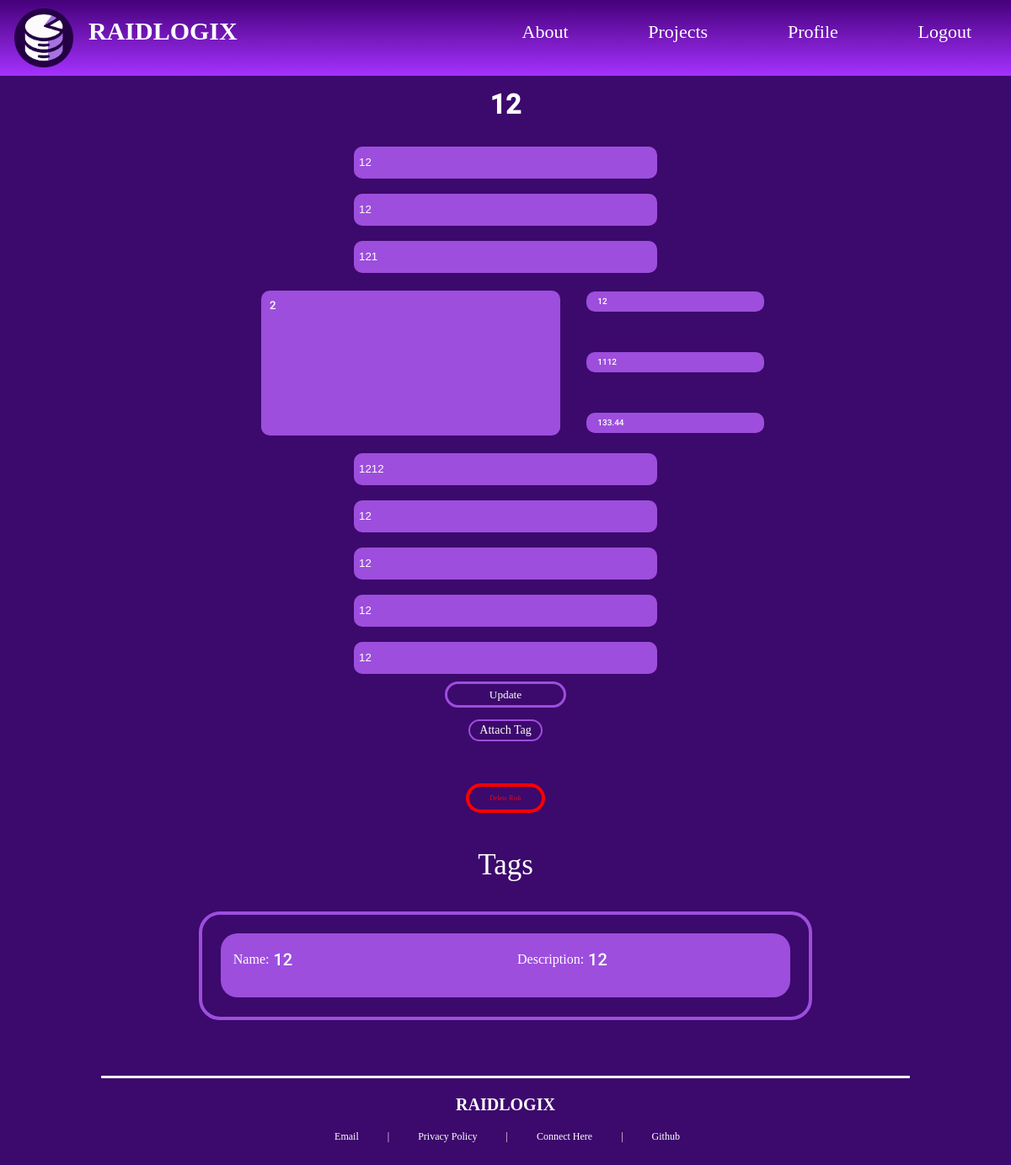
The app's page /projects/1/risks/1/ (signed in) with its own data.
### raidlogix/models.py (models this page shows)
class risk(models.Model):
    created = models.CharField(max_length=50)
    name = models.CharField(max_length=50)
    description = models.TextField()
    owner = models.CharField(max_length=50)
    state = models.CharField(max_length=50)
    probability = models.IntegerField()
    impact = models.IntegerField()
    score = models.DecimalField(decimal_places=2, max_digits=5)
    date_raised = models.CharField(max_length=50)
    trigger_date = models.CharField(max_length=50)
    date_closed = models.CharField(max_length=50)
    response_strategy = models.CharField(max_length=50)
    response_plan_state = models.CharField(max_length=50)
    project = models.ForeignKey(project, on_delete = models.CASCADE)

class RiskTags(models.Model):
    tag = models.ForeignKey(tag, on_delete=models.CASCADE)
    risk = models.ForeignKey(risk, on_delete=models.CASCADE)

class tag(models.Model):
    tag_name = models.CharField(max_length=50)
    description = models.TextField()
    project = models.ForeignKey(project, on_delete=models.CASCADE)

### raidlogix/views.py (the view, shortened to what this page needs)
# urls.py: path('projects/<int:project_pk>/risks/<int:risk_pk>/', views.view_risk, name="view_risk"),
@login_required
def view_risk(request, project_pk, risk_pk):
    this_project = get_object_or_404(project, pk=project_pk)
    if not user_projects.objects.filter(user=request.user, project=this_project).exists():
        return HttpResponseForbidden("You do not have permission to access this project.")
    this_risk = get_object_or_404(risk, pk=risk_pk, project=this_project)
    form = AddRiskForm(instance=this_risk)
    current_user = request.user
    risk_tags = RiskTags.objects.filter(risk=this_risk)
    context = {
        'project': this_project,
        'form':form,
        'risk': this_risk,
        'risk_tags': risk_tags,
    }
    return render(request, 'view_risk.html', context=context)

### raidlogix/templates/view_risk.html (shortened to what this page needs)
{% extends 'h_and_f.html' %}
{% load static %}
{% block content %}
<div id="block-add-risk">
    <h1 id="add-attribute-header">{{ form.name.value }}</h1>
    <form action="" method="post" class="add-attribute-form">
        {{ form.created }}
        {{ form.name }}
        {{ form.state }}
        <div class="add-risk-form-special-container">
        <div>
            {{ form.description }}
        </div>
        <div class="add-risk-form-right-container">
            <div class="add-risk-right-child">
                {{ form.probability }}
            </div>
            <div class="add-risk-right-child">
                {{ form.impact }}
            </div>
            <div class="add-risk-score">
                {{ form.score }}
            </div>
        </div>
        </div>
        {{ form.date_raised }}
        {{ form.trigger_date }}
        {{ form.date_closed }}
        {{ form.response_strategy }}
        {{ form.response_plan_state }}
        <a href="#" id="add-attribute-submit-a"><input id="add-attribute-submit" type="submit" value="Update"/></a>
        <div id="attach-tag-button"><div class="submenu-item"><a href="{% url 'risks_tag' project.pk risk.pk %}">Attach Tag</a></div></div>
        <button type="submit" class="delete-attribute" name="delete_risk" onclick="return confirm('Are you sure you want to delete this risk?');">
            Delete Risk
        </button>
    </form>
        <p id="attribute-tags-header" class="cool-text">Tags</p>
    <div class="view-tags-container">
        {% if risk_tags.count == 0 %}
            <h1 id="empty-projects">NO TAGS</h1>
        {% else %}
            {% for tag in risk_tags %}
                <a id="project-container-link" href="{% url 'view_tag' project.pk tag.tag.pk %}">
                    <div class="project-container-tag">
                        <div class="left-project-container">
                            <div class="project-value">Name: <p class="project-list-value">&nbsp;{{ tag.tag.tag_name }}</p></div>
                        </div>
                        <div class="right-project-container">
                            <div class="project-value">Description: <p class="project-list-value">&nbsp;{{tag.tag.description}}</p></div>
                        </div>
                    </div>
                </a>
            {% endfor %}
        {% endif %}
    </div>
</div>
{% endblock content %}

### records on screen
risk: name.value "12", created "12", name "12", state "121", description "2", probability "12", impact "1112", score "133.44", date_raised "1212", trigger_date "12", date_closed "12", response_strategy "12", response_plan_state "12"
RiskTags: tag.tag_name "12", tag.description "12"
